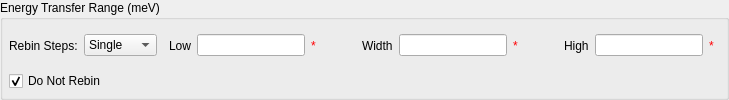
        <widget class="QStackedWidget" name="swRebin">
         <property name="currentIndex">
          <number>0</number>
         </property>
         <widget class="QWidget" name="page_10">
          <layout class="QGridLayout" name="gridLayout_7">
           <property name="margin">
            <number>0</number>
           </property>
           <property name="spacing">
            <number>0</number>
           </property>
           <item row="0" column="1">
            <widget class="QGroupBox" name="gbIndRebin">
             <property name="title">
              <string>Energy Transfer Range (meV)</string>
             </property>
             <layout class="QVBoxLayout" name="verticalLayout_14">
              <property name="spacing">
               <number>6</number>
              </property>
              <property name="margin">
               <number>6</number>
              </property>
              <item>
               <layout class="QHBoxLayout" name="horizontalLayout_29">
                <item>
                 <widget class="QLabel" name="label_7">
                  <property name="text">
                   <string>Rebin Steps:</string>
                  </property>
                 </widget>
                </item>
                <item>
                 <widget class="QComboBox" name="cbIndRebType">
                  <item>
                   <property name="text">
                    <string>Single</string>
                   </property>
                  </item>
                  <item>
                   <property name="text">
                    <string>Multiple</string>
                   </property>
                  </item>
                 </widget>
                </item>
                <item>
                 <widget class="QStackedWidget" name="swIndRebin">
                  <property name="currentIndex">
                   <number>0</number>
                  </property>
                  <widget class="QWidget" name="page_17">
                   <layout class="QVBoxLayout" name="verticalLayout_16">
                    <property name="spacing">
                     <number>0</number>
                    </property>
                    <property name="margin">
                     <number>0</number>
                    </property>
                    <item>
                     <layout class="QHBoxLayout" name="horizontalLayout_13">
                      <property name="spacing">
                       <number>6</number>
                      </property>
                      <property name="margin">
                       <number>6</number>
                      </property>
                      <item>
                       <widget class="QLabel" name="rebin_lbLow">
                        <property name="text">
                         <string>Low</string>
                        </property>
                        <property name="buddy">
                         <cstring>rebin_leELow</cstring>
                        </property>
                       </widget>
                      </item>
                      <item>
                       <widget class="QLineEdit" name="rebin_leELow">
                        <property name="sizePolicy">
                         <sizepolicy hsizetype="Expanding" vsizetype="Fixed">
                          <horstretch>0</horstretch>
                          <verstretch>0</verstretch>
                         </sizepolicy>
                        </property>
                        <property name="toolTip">
                         <string>&lt;!DOCTYPE HTML PUBLIC &quot;-//W3C//DTD HTML 4.0//EN&quot; &quot;http://www.w3.org/TR/REC-html40/strict.dtd&quot;&gt;
&lt;html&gt;&lt;head&gt;&lt;meta name=&quot;qrichtext&quot; content=&quot;1&quot; /&gt;&lt;style type=&quot;text/css&quot;&gt;
p, li { white-space: pre-wrap; }
&lt;/style&gt;&lt;/head&gt;&lt;body style=&quot; font-family:'MS Shell Dlg 2'; font-size:8.25pt; font-weight:400; font-style:normal;&quot;&gt;
&lt;p style=&quot; margin-top:0px; margin-bottom:0px; margin-left:0px; margin-right:0px; -qt-block-indent:0; text-indent:0px; font-size:8pt;&quot;&gt;x&lt;span style=&quot; vertical-align:sub;&quot;&gt;1 &lt;/span&gt;value for rebinning (start point for range of bins)&lt;/p&gt;&lt;/body&gt;&lt;/html&gt;</string>
                        </property>
                       </widget>
                      </item>
                      <item>
                       <widget class="QLabel" name="valELow">
                        <property name="styleSheet">
                         <string notr="true">color: rgb(255, 0, 4)</string>
                        </property>
                        <property name="text">
                         <string>*</string>
                        </property>
                       </widget>
                      </item>
                      <item>
                       <spacer name="horizontalSpacer_13">
                        <property name="orientation">
                         <enum>Qt::Horizontal</enum>
                        </property>
                        <property name="sizeHint" stdset="0">
                         <size>
                          <width>40</width>
                          <height>20</height>
                         </size>
                        </property>
                       </spacer>
                      </item>
                      <item>
                       <widget class="QLabel" name="rebin_lbWidth">
                        <property name="text">
                         <string>Width</string>
                        </property>
                        <property name="buddy">
                         <cstring>rebin_leEWidth</cstring>
                        </property>
                       </widget>
                      </item>
                      <item>
                       <widget class="QLineEdit" name="rebin_leEWidth">
                        <property name="toolTip">
                         <string>&lt;!DOCTYPE HTML PUBLIC &quot;-//W3C//DTD HTML 4.0//EN&quot; &quot;http://www.w3.org/TR/REC-html40/strict.dtd&quot;&gt;
&lt;html&gt;&lt;head&gt;&lt;meta name=&quot;qrichtext&quot; content=&quot;1&quot; /&gt;&lt;style type=&quot;text/css&quot;&gt;
p, li { white-space: pre-wrap; }
&lt;/style&gt;&lt;/head&gt;&lt;body style=&quot; font-family:'MS Shell Dlg 2'; font-size:8.25pt; font-weight:400; font-style:normal;&quot;&gt;
&lt;p style=&quot; margin-top:0px; margin-bottom:0px; margin-left:0px; margin-right:0px; -qt-block-indent:0; text-indent:0px;&quot;&gt;Δx&lt;span style=&quot; vertical-align:sub;&quot;&gt;1&lt;/span&gt; for rebinning (width of bins)&lt;/p&gt;&lt;/body&gt;&lt;/html&gt;</string>
                        </property>
                       </widget>
                      </item>
                      <item>
                       <widget class="QLabel" name="valEWidth">
                        <property name="styleSheet">
                         <string notr="true">color: rgb(255, 0, 4)</string>
                        </property>
                        <property name="text">
                         <string>*</string>
                        </property>
                       </widget>
                      </item>
                      <item>
                       <spacer name="horizontalSpacer_14">
                        <property name="orientation">
                         <enum>Qt::Horizontal</enum>
                        </property>
                        <property name="sizeHint" stdset="0">
                         <size>
                          <width>40</width>
                          <height>20</height>
                         </size>
                        </property>
                       </spacer>
                      </item>
                      <item>
                       <widget class="QLabel" name="rebin_lbHigh">
                        <property name="text">
                         <string>High</string>
                        </property>
                        <property name="buddy">
                         <cstring>rebin_leEHigh</cstring>
                        </property>
                       </widget>
                      </item>
                      <item>
                       <widget class="QLineEdit" name="rebin_leEHigh">
                        <property name="toolTip">
                         <string>&lt;!DOCTYPE HTML PUBLIC &quot;-//W3C//DTD HTML 4.0//EN&quot; &quot;http://www.w3.org/TR/REC-html40/strict.dtd&quot;&gt;
&lt;html&gt;&lt;head&gt;&lt;meta name=&quot;qrichtext&quot; content=&quot;1&quot; /&gt;&lt;style type=&quot;text/css&quot;&gt;
p, li { white-space: pre-wrap; }
&lt;/style&gt;&lt;/head&gt;&lt;body style=&quot; font-family:'MS Shell Dlg 2'; font-size:8.25pt; font-weight:400; font-style:normal;&quot;&gt;
&lt;p style=&quot; margin-top:0px; margin-bottom:0px; margin-left:0px; margin-right:0px; -qt-block-indent:0; text-indent:0px;&quot;&gt;x&lt;span style=&quot; vertical-align:sub;&quot;&gt;2&lt;/span&gt; value for rebinning (end point for range of bins)&lt;/p&gt;&lt;/body&gt;&lt;/html&gt;</string>
                        </property>
                       </widget>
                      </item>
                      <item>
                       <widget class="QLabel" name="valEHigh">
                        <property name="styleSheet">
                         <string notr="true">color: rgb(255, 0, 4)</string>
                        </property>
                        <property name="text">
                         <string>*</string>
                        </property>
                       </widget>
                      </item>
                     </layout>
                    </item>
                   </layout>
                  </widget>
                  <widget class="QWidget" name="page_18">
                   <layout class="QHBoxLayout" name="horizontalLayout_28">
                    <property name="spacing">
                     <number>0</number>
                    </property>
                    <property name="margin">
                     <number>0</number>
                    </property>
                    <item>
                     <widget class="QLabel" name="lbRebinString">
                      <property name="text">
                       <string>Rebin String</string>
                      </property>
                     </widget>
                    </item>
                    <item>
                     <widget class="QLineEdit" name="leRebinString"/>
                    </item>
                   </layout>
                  </widget>
                 </widget>
                </item>
               </layout>
              </item>
              <item>
               <layout class="QHBoxLayout" name="horizontalLayout_12">
                <property name="spacing">
                 <number>0</number>
                </property>
                <item>
                 <widget class="QCheckBox" name="rebin_ckDNR">
                  <property name="toolTip">
                   <string>Do not perform rebinning step on this data.</string>
                  </property>
                  <property name="text">
                   <string>Do Not Rebin</string>
                  </property>
                  <property name="checked">
                   <bool>true</bool>
                  </property>
                 </widget>
                </item>
                <item>
                 <spacer name="horizontalSpacer_12">
                  <property name="orientation">
                   <enum>Qt::Horizontal</enum>
                  </property>
                  <property name="sizeHint" stdset="0">
                   <size>
                    <width>40</width>
                    <height>20</height>
                   </size>
                  </property>
                 </spacer>
                </item>
               </layout>
              </item>
             </layout>
            </widget>
           </item>
          </layout>
         </widget>
        </widget>
